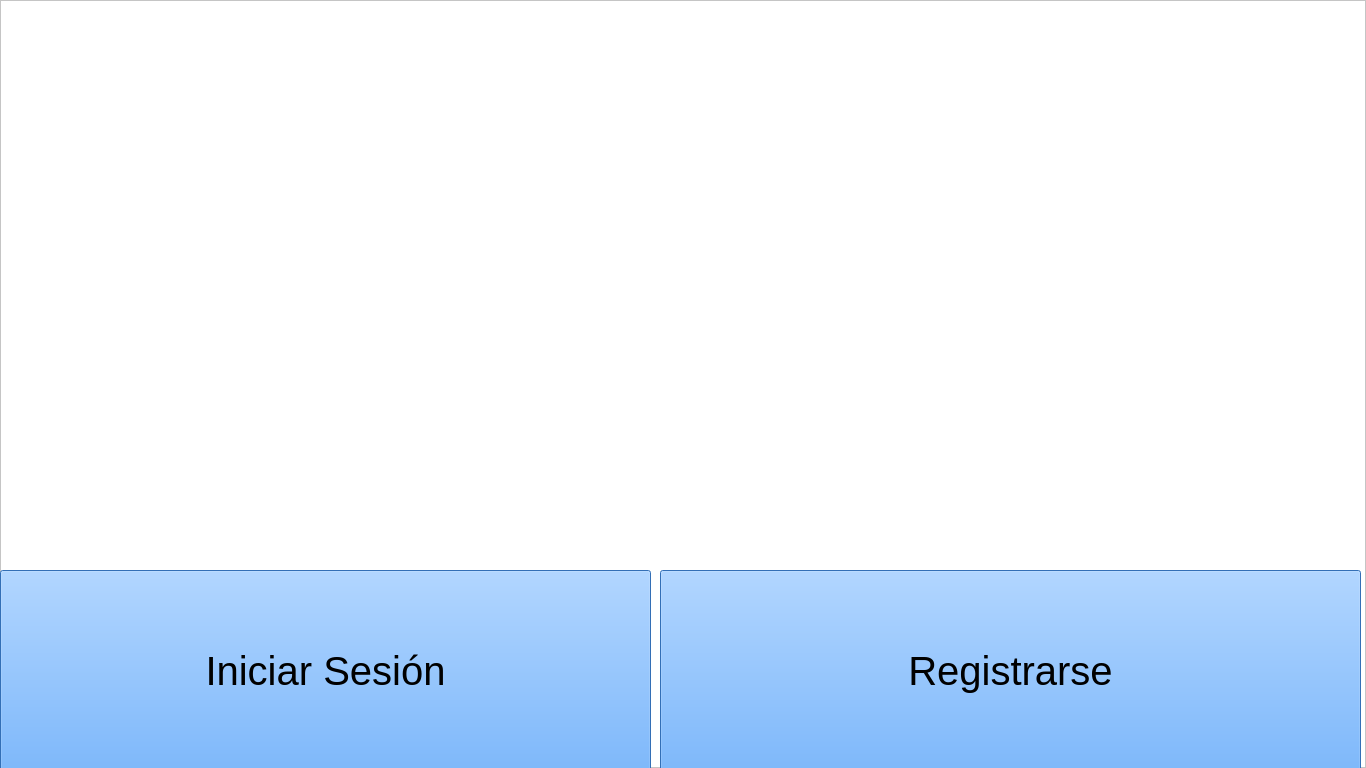
<?xml version="1.0" encoding="UTF-8"?>
<ui version="4.0">
 <class>inicio</class>
 <widget class="QMainWindow" name="inicio">
  <property name="geometry">
   <rect>
    <x>0</x>
    <y>0</y>
    <width>1366</width>
    <height>768</height>
   </rect>
  </property>
  <property name="windowTitle">
   <string>Inicio</string>
  </property>
  <property name="windowIcon">
   <iconset>
    <normaloff>imagenes/logo.ico</normaloff>imagenes/logo.ico</iconset>
  </property>
  <widget class="QWidget" name="centralwidget">
   <widget class="QFrame" name="frame">
    <property name="geometry">
     <rect>
      <x>0</x>
      <y>0</y>
      <width>1366</width>
      <height>768</height>
     </rect>
    </property>
    <property name="palette">
     <palette>
      <active>
       <colorrole role="WindowText">
        <brush brushstyle="SolidPattern">
         <color alpha="255">
          <red>0</red>
          <green>0</green>
          <blue>0</blue>
         </color>
        </brush>
       </colorrole>
       <colorrole role="Button">
        <brush brushstyle="SolidPattern">
         <color alpha="255">
          <red>255</red>
          <green>255</green>
          <blue>255</blue>
         </color>
        </brush>
       </colorrole>
       <colorrole role="Light">
        <brush brushstyle="SolidPattern">
         <color alpha="255">
          <red>255</red>
          <green>255</green>
          <blue>255</blue>
         </color>
        </brush>
       </colorrole>
       <colorrole role="Midlight">
        <brush brushstyle="SolidPattern">
         <color alpha="255">
          <red>255</red>
          <green>255</green>
          <blue>255</blue>
         </color>
        </brush>
       </colorrole>
       <colorrole role="Dark">
        <brush brushstyle="SolidPattern">
         <color alpha="255">
          <red>127</red>
          <green>127</green>
          <blue>127</blue>
         </color>
        </brush>
       </colorrole>
       <colorrole role="Mid">
        <brush brushstyle="SolidPattern">
         <color alpha="255">
          <red>170</red>
          <green>170</green>
          <blue>170</blue>
         </color>
        </brush>
       </colorrole>
       <colorrole role="Text">
        <brush brushstyle="SolidPattern">
         <color alpha="255">
          <red>0</red>
          <green>0</green>
          <blue>0</blue>
         </color>
        </brush>
       </colorrole>
       <colorrole role="BrightText">
        <brush brushstyle="SolidPattern">
         <color alpha="255">
          <red>255</red>
          <green>255</green>
          <blue>255</blue>
         </color>
        </brush>
       </colorrole>
       <colorrole role="ButtonText">
        <brush brushstyle="SolidPattern">
         <color alpha="255">
          <red>0</red>
          <green>0</green>
          <blue>0</blue>
         </color>
        </brush>
       </colorrole>
       <colorrole role="Base">
        <brush brushstyle="SolidPattern">
         <color alpha="255">
          <red>255</red>
          <green>255</green>
          <blue>255</blue>
         </color>
        </brush>
       </colorrole>
       <colorrole role="Window">
        <brush brushstyle="SolidPattern">
         <color alpha="255">
          <red>255</red>
          <green>255</green>
          <blue>255</blue>
         </color>
        </brush>
       </colorrole>
       <colorrole role="Shadow">
        <brush brushstyle="SolidPattern">
         <color alpha="255">
          <red>0</red>
          <green>0</green>
          <blue>0</blue>
         </color>
        </brush>
       </colorrole>
       <colorrole role="AlternateBase">
        <brush brushstyle="SolidPattern">
         <color alpha="255">
          <red>255</red>
          <green>255</green>
          <blue>255</blue>
         </color>
        </brush>
       </colorrole>
       <colorrole role="ToolTipBase">
        <brush brushstyle="SolidPattern">
         <color alpha="255">
          <red>255</red>
          <green>255</green>
          <blue>220</blue>
         </color>
        </brush>
       </colorrole>
       <colorrole role="ToolTipText">
        <brush brushstyle="SolidPattern">
         <color alpha="255">
          <red>0</red>
          <green>0</green>
          <blue>0</blue>
         </color>
        </brush>
       </colorrole>
       <colorrole role="PlaceholderText">
        <brush brushstyle="SolidPattern">
         <color alpha="128">
          <red>0</red>
          <green>0</green>
          <blue>0</blue>
         </color>
        </brush>
       </colorrole>
      </active>
      <inactive>
       <colorrole role="WindowText">
        <brush brushstyle="SolidPattern">
         <color alpha="255">
          <red>0</red>
          <green>0</green>
          <blue>0</blue>
         </color>
        </brush>
       </colorrole>
       <colorrole role="Button">
        <brush brushstyle="SolidPattern">
         <color alpha="255">
          <red>255</red>
          <green>255</green>
          <blue>255</blue>
         </color>
        </brush>
       </colorrole>
       <colorrole role="Light">
        <brush brushstyle="SolidPattern">
         <color alpha="255">
          <red>255</red>
          <green>255</green>
          <blue>255</blue>
         </color>
        </brush>
       </colorrole>
       <colorrole role="Midlight">
        <brush brushstyle="SolidPattern">
         <color alpha="255">
          <red>255</red>
          <green>255</green>
          <blue>255</blue>
         </color>
        </brush>
       </colorrole>
       <colorrole role="Dark">
        <brush brushstyle="SolidPattern">
         <color alpha="255">
          <red>127</red>
          <green>127</green>
          <blue>127</blue>
         </color>
        </brush>
       </colorrole>
       <colorrole role="Mid">
        <brush brushstyle="SolidPattern">
         <color alpha="255">
          <red>170</red>
          <green>170</green>
          <blue>170</blue>
         </color>
        </brush>
       </colorrole>
       <colorrole role="Text">
        <brush brushstyle="SolidPattern">
         <color alpha="255">
          <red>0</red>
          <green>0</green>
          <blue>0</blue>
         </color>
        </brush>
       </colorrole>
       <colorrole role="BrightText">
        <brush brushstyle="SolidPattern">
         <color alpha="255">
          <red>255</red>
          <green>255</green>
          <blue>255</blue>
         </color>
        </brush>
       </colorrole>
       <colorrole role="ButtonText">
        <brush brushstyle="SolidPattern">
         <color alpha="255">
          <red>0</red>
          <green>0</green>
          <blue>0</blue>
         </color>
        </brush>
       </colorrole>
       <colorrole role="Base">
        <brush brushstyle="SolidPattern">
         <color alpha="255">
          <red>255</red>
          <green>255</green>
          <blue>255</blue>
         </color>
        </brush>
       </colorrole>
       <colorrole role="Window">
        <brush brushstyle="SolidPattern">
         <color alpha="255">
          <red>255</red>
          <green>255</green>
          <blue>255</blue>
         </color>
        </brush>
       </colorrole>
       <colorrole role="Shadow">
        <brush brushstyle="SolidPattern">
         <color alpha="255">
          <red>0</red>
          <green>0</green>
          <blue>0</blue>
         </color>
        </brush>
       </colorrole>
       <colorrole role="AlternateBase">
        <brush brushstyle="SolidPattern">
         <color alpha="255">
          <red>255</red>
          <green>255</green>
          <blue>255</blue>
         </color>
        </brush>
       </colorrole>
       <colorrole role="ToolTipBase">
        <brush brushstyle="SolidPattern">
         <color alpha="255">
          <red>255</red>
          <green>255</green>
          <blue>220</blue>
         </color>
        </brush>
       </colorrole>
       <colorrole role="ToolTipText">
        <brush brushstyle="SolidPattern">
         <color alpha="255">
          <red>0</red>
          <green>0</green>
          <blue>0</blue>
         </color>
        </brush>
       </colorrole>
       <colorrole role="PlaceholderText">
        <brush brushstyle="SolidPattern">
         <color alpha="128">
          <red>0</red>
          <green>0</green>
          <blue>0</blue>
         </color>
        </brush>
       </colorrole>
      </inactive>
      <disabled>
       <colorrole role="WindowText">
        <brush brushstyle="SolidPattern">
         <color alpha="255">
          <red>127</red>
          <green>127</green>
          <blue>127</blue>
         </color>
        </brush>
       </colorrole>
       <colorrole role="Button">
        <brush brushstyle="SolidPattern">
         <color alpha="255">
          <red>255</red>
          <green>255</green>
          <blue>255</blue>
         </color>
        </brush>
       </colorrole>
       <colorrole role="Light">
        <brush brushstyle="SolidPattern">
         <color alpha="255">
          <red>255</red>
          <green>255</green>
          <blue>255</blue>
         </color>
        </brush>
       </colorrole>
       <colorrole role="Midlight">
        <brush brushstyle="SolidPattern">
         <color alpha="255">
          <red>255</red>
          <green>255</green>
          <blue>255</blue>
         </color>
        </brush>
       </colorrole>
       <colorrole role="Dark">
        <brush brushstyle="SolidPattern">
         <color alpha="255">
          <red>127</red>
          <green>127</green>
          <blue>127</blue>
         </color>
        </brush>
       </colorrole>
       <colorrole role="Mid">
        <brush brushstyle="SolidPattern">
         <color alpha="255">
          <red>170</red>
          <green>170</green>
          <blue>170</blue>
         </color>
        </brush>
       </colorrole>
       <colorrole role="Text">
        <brush brushstyle="SolidPattern">
         <color alpha="255">
          <red>127</red>
          <green>127</green>
          <blue>127</blue>
         </color>
        </brush>
       </colorrole>
       <colorrole role="BrightText">
        <brush brushstyle="SolidPattern">
         <color alpha="255">
          <red>255</red>
          <green>255</green>
          <blue>255</blue>
         </color>
        </brush>
       </colorrole>
       <colorrole role="ButtonText">
        <brush brushstyle="SolidPattern">
         <color alpha="255">
          <red>127</red>
          <green>127</green>
          <blue>127</blue>
         </color>
        </brush>
       </colorrole>
       <colorrole role="Base">
        <brush brushstyle="SolidPattern">
         <color alpha="255">
          <red>255</red>
          <green>255</green>
          <blue>255</blue>
         </color>
        </brush>
       </colorrole>
       <colorrole role="Window">
        <brush brushstyle="SolidPattern">
         <color alpha="255">
          <red>255</red>
          <green>255</green>
          <blue>255</blue>
         </color>
        </brush>
       </colorrole>
       <colorrole role="Shadow">
        <brush brushstyle="SolidPattern">
         <color alpha="255">
          <red>0</red>
          <green>0</green>
          <blue>0</blue>
         </color>
        </brush>
       </colorrole>
       <colorrole role="AlternateBase">
        <brush brushstyle="SolidPattern">
         <color alpha="255">
          <red>255</red>
          <green>255</green>
          <blue>255</blue>
         </color>
        </brush>
       </colorrole>
       <colorrole role="ToolTipBase">
        <brush brushstyle="SolidPattern">
         <color alpha="255">
          <red>255</red>
          <green>255</green>
          <blue>220</blue>
         </color>
        </brush>
       </colorrole>
       <colorrole role="ToolTipText">
        <brush brushstyle="SolidPattern">
         <color alpha="255">
          <red>0</red>
          <green>0</green>
          <blue>0</blue>
         </color>
        </brush>
       </colorrole>
       <colorrole role="PlaceholderText">
        <brush brushstyle="SolidPattern">
         <color alpha="128">
          <red>0</red>
          <green>0</green>
          <blue>0</blue>
         </color>
        </brush>
       </colorrole>
      </disabled>
     </palette>
    </property>
    <property name="autoFillBackground">
     <bool>true</bool>
    </property>
    <property name="frameShape">
     <enum>QFrame::StyledPanel</enum>
    </property>
    <property name="frameShadow">
     <enum>QFrame::Raised</enum>
    </property>
    <widget class="QPushButton" name="iniciarSesionbtn">
     <property name="geometry">
      <rect>
       <x>0</x>
       <y>570</y>
       <width>651</width>
       <height>201</height>
      </rect>
     </property>
     <property name="palette">
      <palette>
       <active>
        <colorrole role="WindowText">
         <brush brushstyle="SolidPattern">
          <color alpha="255">
           <red>0</red>
           <green>0</green>
           <blue>0</blue>
          </color>
         </brush>
        </colorrole>
        <colorrole role="Button">
         <brush brushstyle="SolidPattern">
          <color alpha="255">
           <red>71</red>
           <green>156</green>
           <blue>255</blue>
          </color>
         </brush>
        </colorrole>
        <colorrole role="Light">
         <brush brushstyle="SolidPattern">
          <color alpha="255">
           <red>199</red>
           <green>225</green>
           <blue>255</blue>
          </color>
         </brush>
        </colorrole>
        <colorrole role="Midlight">
         <brush brushstyle="SolidPattern">
          <color alpha="255">
           <red>135</red>
           <green>190</green>
           <blue>255</blue>
          </color>
         </brush>
        </colorrole>
        <colorrole role="Dark">
         <brush brushstyle="SolidPattern">
          <color alpha="255">
           <red>35</red>
           <green>78</green>
           <blue>127</blue>
          </color>
         </brush>
        </colorrole>
        <colorrole role="Mid">
         <brush brushstyle="SolidPattern">
          <color alpha="255">
           <red>47</red>
           <green>104</green>
           <blue>170</blue>
          </color>
         </brush>
        </colorrole>
        <colorrole role="Text">
         <brush brushstyle="SolidPattern">
          <color alpha="255">
           <red>0</red>
           <green>0</green>
           <blue>0</blue>
          </color>
         </brush>
        </colorrole>
        <colorrole role="BrightText">
         <brush brushstyle="SolidPattern">
          <color alpha="255">
           <red>255</red>
           <green>255</green>
           <blue>255</blue>
          </color>
         </brush>
        </colorrole>
        <colorrole role="ButtonText">
         <brush brushstyle="SolidPattern">
          <color alpha="255">
           <red>0</red>
           <green>0</green>
           <blue>0</blue>
          </color>
         </brush>
        </colorrole>
        <colorrole role="Base">
         <brush brushstyle="SolidPattern">
          <color alpha="255">
           <red>71</red>
           <green>156</green>
           <blue>255</blue>
          </color>
         </brush>
        </colorrole>
        <colorrole role="Window">
         <brush brushstyle="SolidPattern">
          <color alpha="255">
           <red>71</red>
           <green>156</green>
           <blue>255</blue>
          </color>
         </brush>
        </colorrole>
        <colorrole role="Shadow">
         <brush brushstyle="SolidPattern">
          <color alpha="255">
           <red>0</red>
           <green>0</green>
           <blue>0</blue>
          </color>
         </brush>
        </colorrole>
        <colorrole role="AlternateBase">
         <brush brushstyle="SolidPattern">
          <color alpha="255">
           <red>163</red>
           <green>205</green>
           <blue>255</blue>
          </color>
         </brush>
        </colorrole>
        <colorrole role="ToolTipBase">
         <brush brushstyle="SolidPattern">
          <color alpha="255">
           <red>255</red>
           <green>255</green>
           <blue>220</blue>
          </color>
         </brush>
        </colorrole>
        <colorrole role="ToolTipText">
         <brush brushstyle="SolidPattern">
          <color alpha="255">
           <red>0</red>
           <green>0</green>
           <blue>0</blue>
          </color>
         </brush>
        </colorrole>
        <colorrole role="PlaceholderText">
         <brush brushstyle="SolidPattern">
          <color alpha="128">
           <red>0</red>
           <green>0</green>
           <blue>0</blue>
          </color>
         </brush>
        </colorrole>
       </active>
       <inactive>
        <colorrole role="WindowText">
         <brush brushstyle="SolidPattern">
          <color alpha="255">
           <red>0</red>
           <green>0</green>
           <blue>0</blue>
          </color>
         </brush>
        </colorrole>
        <colorrole role="Button">
         <brush brushstyle="SolidPattern">
          <color alpha="255">
           <red>71</red>
           <green>156</green>
           <blue>255</blue>
          </color>
         </brush>
        </colorrole>
        <colorrole role="Light">
         <brush brushstyle="SolidPattern">
          <color alpha="255">
           <red>199</red>
           <green>225</green>
           <blue>255</blue>
          </color>
         </brush>
        </colorrole>
        <colorrole role="Midlight">
         <brush brushstyle="SolidPattern">
          <color alpha="255">
           <red>135</red>
           <green>190</green>
           <blue>255</blue>
          </color>
         </brush>
        </colorrole>
        <colorrole role="Dark">
         <brush brushstyle="SolidPattern">
          <color alpha="255">
           <red>35</red>
           <green>78</green>
           <blue>127</blue>
          </color>
         </brush>
        </colorrole>
        <colorrole role="Mid">
         <brush brushstyle="SolidPattern">
          <color alpha="255">
           <red>47</red>
           <green>104</green>
           <blue>170</blue>
          </color>
         </brush>
        </colorrole>
        <colorrole role="Text">
         <brush brushstyle="SolidPattern">
          <color alpha="255">
           <red>0</red>
           <green>0</green>
           <blue>0</blue>
          </color>
         </brush>
        </colorrole>
        <colorrole role="BrightText">
         <brush brushstyle="SolidPattern">
          <color alpha="255">
           <red>255</red>
           <green>255</green>
           <blue>255</blue>
          </color>
         </brush>
        </colorrole>
        <colorrole role="ButtonText">
         <brush brushstyle="SolidPattern">
          <color alpha="255">
           <red>0</red>
           <green>0</green>
           <blue>0</blue>
          </color>
         </brush>
        </colorrole>
        <colorrole role="Base">
         <brush brushstyle="SolidPattern">
          <color alpha="255">
           <red>71</red>
           <green>156</green>
           <blue>255</blue>
          </color>
         </brush>
        </colorrole>
        <colorrole role="Window">
         <brush brushstyle="SolidPattern">
          <color alpha="255">
           <red>71</red>
           <green>156</green>
           <blue>255</blue>
          </color>
         </brush>
        </colorrole>
        <colorrole role="Shadow">
         <brush brushstyle="SolidPattern">
          <color alpha="255">
           <red>0</red>
           <green>0</green>
           <blue>0</blue>
          </color>
         </brush>
        </colorrole>
        <colorrole role="AlternateBase">
         <brush brushstyle="SolidPattern">
          <color alpha="255">
           <red>163</red>
           <green>205</green>
           <blue>255</blue>
          </color>
         </brush>
        </colorrole>
        <colorrole role="ToolTipBase">
         <brush brushstyle="SolidPattern">
          <color alpha="255">
           <red>255</red>
           <green>255</green>
           <blue>220</blue>
          </color>
         </brush>
        </colorrole>
        <colorrole role="ToolTipText">
         <brush brushstyle="SolidPattern">
          <color alpha="255">
           <red>0</red>
           <green>0</green>
           <blue>0</blue>
          </color>
         </brush>
        </colorrole>
        <colorrole role="PlaceholderText">
         <brush brushstyle="SolidPattern">
          <color alpha="128">
           <red>0</red>
           <green>0</green>
           <blue>0</blue>
          </color>
         </brush>
        </colorrole>
       </inactive>
       <disabled>
        <colorrole role="WindowText">
         <brush brushstyle="SolidPattern">
          <color alpha="255">
           <red>35</red>
           <green>78</green>
           <blue>127</blue>
          </color>
         </brush>
        </colorrole>
        <colorrole role="Button">
         <brush brushstyle="SolidPattern">
          <color alpha="255">
           <red>71</red>
           <green>156</green>
           <blue>255</blue>
          </color>
         </brush>
        </colorrole>
        <colorrole role="Light">
         <brush brushstyle="SolidPattern">
          <color alpha="255">
           <red>199</red>
           <green>225</green>
           <blue>255</blue>
          </color>
         </brush>
        </colorrole>
        <colorrole role="Midlight">
         <brush brushstyle="SolidPattern">
          <color alpha="255">
           <red>135</red>
           <green>190</green>
           <blue>255</blue>
          </color>
         </brush>
        </colorrole>
        <colorrole role="Dark">
         <brush brushstyle="SolidPattern">
          <color alpha="255">
           <red>35</red>
           <green>78</green>
           <blue>127</blue>
          </color>
         </brush>
        </colorrole>
        <colorrole role="Mid">
         <brush brushstyle="SolidPattern">
          <color alpha="255">
           <red>47</red>
           <green>104</green>
           <blue>170</blue>
          </color>
         </brush>
        </colorrole>
        <colorrole role="Text">
         <brush brushstyle="SolidPattern">
          <color alpha="255">
           <red>35</red>
           <green>78</green>
           <blue>127</blue>
          </color>
         </brush>
        </colorrole>
        <colorrole role="BrightText">
         <brush brushstyle="SolidPattern">
          <color alpha="255">
           <red>255</red>
           <green>255</green>
           <blue>255</blue>
          </color>
         </brush>
        </colorrole>
        <colorrole role="ButtonText">
         <brush brushstyle="SolidPattern">
          <color alpha="255">
           <red>35</red>
           <green>78</green>
           <blue>127</blue>
          </color>
         </brush>
        </colorrole>
        <colorrole role="Base">
         <brush brushstyle="SolidPattern">
          <color alpha="255">
           <red>71</red>
           <green>156</green>
           <blue>255</blue>
          </color>
         </brush>
        </colorrole>
        <colorrole role="Window">
         <brush brushstyle="SolidPattern">
          <color alpha="255">
           <red>71</red>
           <green>156</green>
           <blue>255</blue>
          </color>
         </brush>
        </colorrole>
        <colorrole role="Shadow">
         <brush brushstyle="SolidPattern">
          <color alpha="255">
           <red>0</red>
           <green>0</green>
           <blue>0</blue>
          </color>
         </brush>
        </colorrole>
        <colorrole role="AlternateBase">
         <brush brushstyle="SolidPattern">
          <color alpha="255">
           <red>71</red>
           <green>156</green>
           <blue>255</blue>
          </color>
         </brush>
        </colorrole>
        <colorrole role="ToolTipBase">
         <brush brushstyle="SolidPattern">
          <color alpha="255">
           <red>255</red>
           <green>255</green>
           <blue>220</blue>
          </color>
         </brush>
        </colorrole>
        <colorrole role="ToolTipText">
         <brush brushstyle="SolidPattern">
          <color alpha="255">
           <red>0</red>
           <green>0</green>
           <blue>0</blue>
          </color>
         </brush>
        </colorrole>
        <colorrole role="PlaceholderText">
         <brush brushstyle="SolidPattern">
          <color alpha="128">
           <red>0</red>
           <green>0</green>
           <blue>0</blue>
          </color>
         </brush>
        </colorrole>
       </disabled>
      </palette>
     </property>
     <property name="font">
      <font>
       <pointsize>30</pointsize>
      </font>
     </property>
     <property name="autoFillBackground">
      <bool>false</bool>
     </property>
     <property name="styleSheet">
      <string notr="true">background-color: rgb(71, 156, 255);</string>
     </property>
     <property name="text">
      <string>Iniciar Sesión</string>
     </property>
    </widget>
    <widget class="QPushButton" name="registrarsebtn">
     <property name="geometry">
      <rect>
       <x>660</x>
       <y>570</y>
       <width>701</width>
       <height>201</height>
      </rect>
     </property>
     <property name="font">
      <font>
       <pointsize>30</pointsize>
      </font>
     </property>
     <property name="styleSheet">
      <string notr="true">background-color: rgb(71, 156, 255);</string>
     </property>
     <property name="text">
      <string>Registrarse</string>
     </property>
    </widget>
    <widget class="QLabel" name="imagenInicio">
     <property name="enabled">
      <bool>true</bool>
     </property>
     <property name="geometry">
      <rect>
       <x>350</x>
       <y>120</y>
       <width>611</width>
       <height>361</height>
      </rect>
     </property>
     <property name="text">
      <string/>
     </property>
     <property name="pixmap">
      <pixmap>imagenes/logoPrincipal.jpeg</pixmap>
     </property>
     <property name="scaledContents">
      <bool>true</bool>
     </property>
    </widget>
   </widget>
  </widget>
 </widget>
 <resources/>
 <connections/>
</ui>
